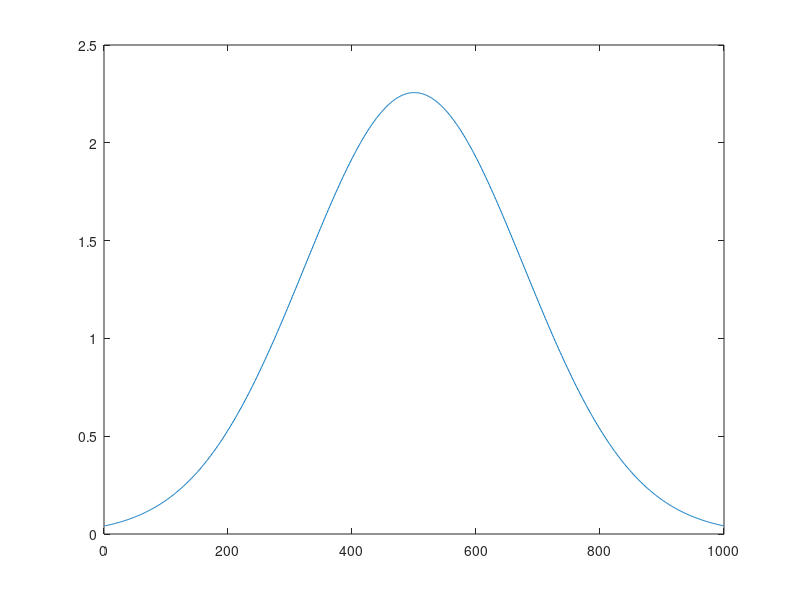

Here is the MATLAB script that generated this plot:
% - try basic search reduction in Bin Search
%    - compare count with last value to search only edges above or below that.
%    - NO improvement for counts in the middle log2(n)/(log2(n/2)+1) =~1 
%    - because for uniform dist there is an equal chance of a n(1-x) or nx counts then the weighted evaluation time 1/2 ((Log[numc*x] + 1) + (Log[numc*(1 - x)] + 1)) whcih must be integerated over the distrubution
%    - trying to evaluate that expresison is fucked

unit_hat=@(x) double(x<1 & x>0);
dist_un=@(x) unit_hat(x);
dist_un=@(x) exp(-((x-0.5)./0.25).^2);
dist_un(0.2)
sumdist=integral(dist_un,-inf,inf,'RelTol',1e-4)
dist=@(x) dist_un(x)/sumdist;
dist(0.2)
intup=@(x) arrayfun(@(y) integral(dist,y,inf,'RelTol',1e-4,'AbsTol',1e-6),x);
intdown=@(x) arrayfun(@(y) integral(dist,-inf,y,'RelTol',1e-4,'AbsTol',1e-6),x);
intup(0.5)
intdown(0.5)
plot(dist(linspace(0,1,1e3)));

%%
ncounts=1e3;
rel_eval_time=@(x) dist(x).*0.5.*((log2(ncounts.*intup(x))+1)+(log2(ncounts.*intdown(x))+1))./log2(ncounts);
%rel_eval_time(0.9999)
dx=1e-3;
integral(rel_eval_time,dx,1-dx,'ArrayValued',0)

